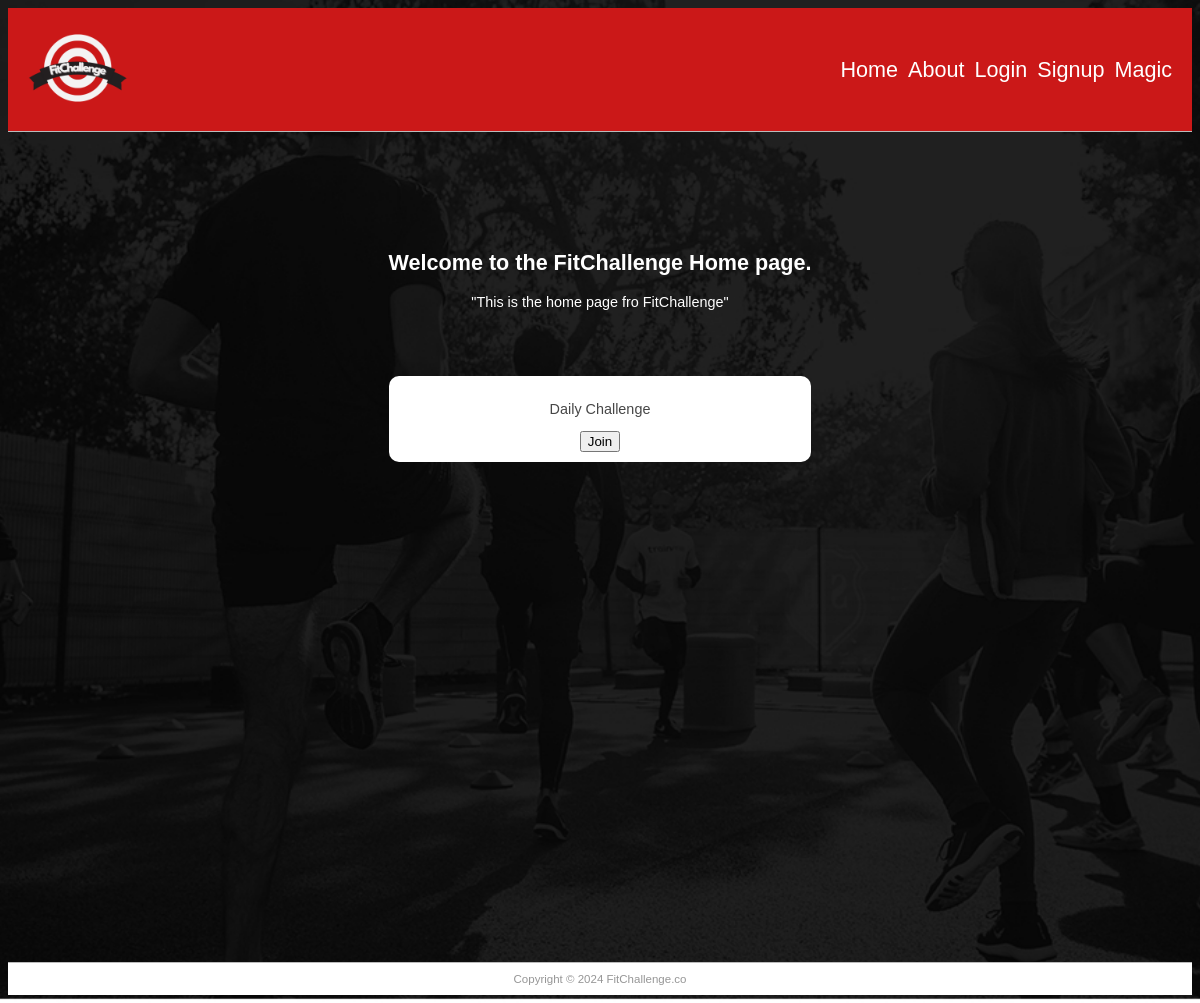
/, run on an earlier commit of the app's database.
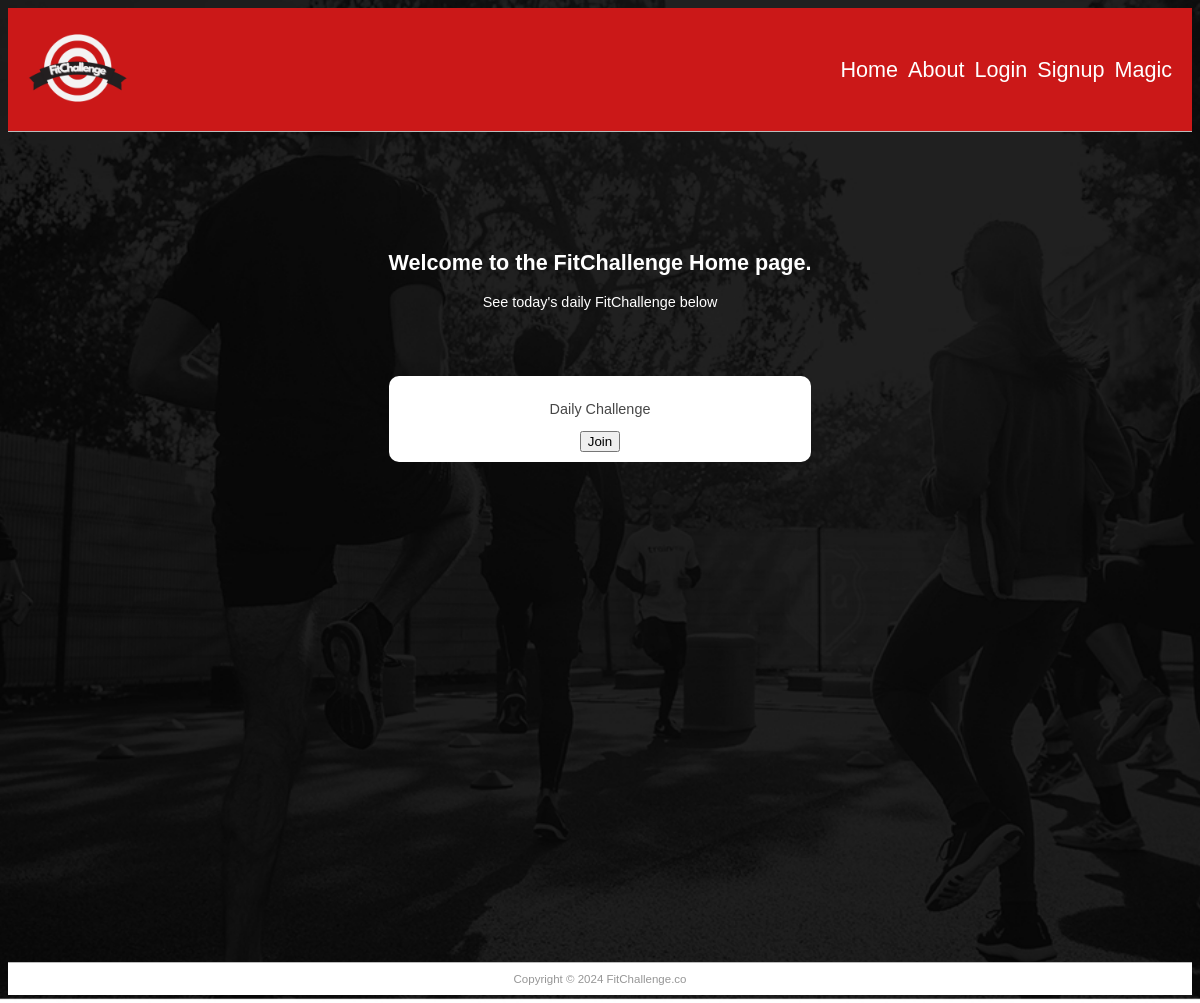
And on a later commit of the database.
### pages/models.py (models this page shows)
class Page(models.Model):
    title = models.CharField(max_length=60)
    permalink = models.CharField(max_length=12, unique=True)
    update_date = models.DateTimeField('Last Updated')
    create_date = models.DateField('First Published', default = datetime.date.today)
    bodytext = models.TextField('Page Content', blank=True)
    daily_challenge = models.CharField(max_length=200, blank=True)

### pages/views.py (the view)
# urls.py: path('', views.index, name='index'),
def index(request):
    pg = Page.objects.get(permalink='/')
    context = {
		'title': pg.title,
		'content': pg.bodytext,
        'daily': pg.daily_challenge,
		'last_updated': pg.update_date,
		'page_list': Page.objects.all(),
	}
    return render(request, 'pages/indexpage.html', context)

### pages/templates/pages/indexpage.html (shortened to what this page needs)
{% extends "index.html" %}
{% block navbar %}
    {% for page in page_list %}
        <li><a href="{{ page.permalink }}">{{ page.title }}</a></li>
    {% endfor %}
{% endblock navbar %}
{% block main_content %}
        <h1>Welcome to the FitChallenge {{ title }} page.</h1>
        {% autoescape off %}
        <p>{{ content }}</p>
        {% endautoescape %}
        <br>
        <br>
        <div class="daily-challenge">
            <p>Daily Challenge</p>
            <button id="joinButton" class="button button-join">Join</button>
        </div>
{% endblock main_content %}

### pages/templates/index.html (shortened to what this page needs)
{% load static %}
<!doctype html>
<html>
	<head>
		<link href="{% static 'index.css' %}" rel="stylesheet" type="text/css">
	</head>
	<body>
		<div id="navbar">
			<div id="logo" class="logo-container">
				<img src="{% static 'logo.png' %}" alt="">
			</div>
			<nav id="nav">
				<ul>
					{% block navbar %}{% endblock navbar %}
				</ul>
			</nav>
		</div>
		<div id="wrapper">
			<section id="main">
				{% block main_content %}{% endblock main_content %}
			</section>
		</div>
		<footer id="footer">Copyright &copy; 2024 FitChallenge.co</footer>
	</body>
</html>

### ca229_project_site/static/index.css (style rules this page uses)
body { background-color: #474747; font-family: Arial; font-size: 0.9em; text-align: justify; color: #ffffff; background-image: url('background.jpg'); background-size: cover; background-position: center; }
.logo-container img { width: 100px; height: auto; }
#wrapper { margin: 0 auto; max-width: 800px; display: flex; flex-direction: column; align-items: center; }
#navbar { background-color: #CB1818; border-bottom: thin solid #BBBBBB; padding: 10px 20px; display: flex; justify-content: space-between; }
#nav { display: flex; align-items: center;; margin-top: 0; margin-bottom: 0; }
#nav ul { margin: 0; padding: 0; list-style-type: none; display: flex; }
#nav li { margin-right: 10px; font-size: 1em; color: #ffffff; position: relative; }
#nav li:last-child { margin-right: 0; border-bottom: none; }
#nav li a { text-decoration: none; color: #ffffff; font-size: 1.5em; }
#nav li a::after { content: ''; position: absolute; left: 0; bottom: -2px; height: 2px; width: 0; background-color: #FFFFFF; transition: width 0.3s; }
#main { margin-top: 100px; text-align: center; padding: 0 20px; }
.daily-challenge { background-color: #ffffff; border-radius: 10px; color: #474747; padding: 10px; margin-top: 20px; }
#footer { text-align: center; font-size: 0.8em; margin-top: 500px; padding-top: 10px; padding-bottom: 10px; background-color: #FFFFFF; border-top: thin solid #BBBBBB; clear: both; color: #969696; }

What changed in the data, as far as the page shows it:
changed Page "Home": bodytext "\"This is the home page fro FitChallenge\"" → "See today's daily FitChallenge below"
